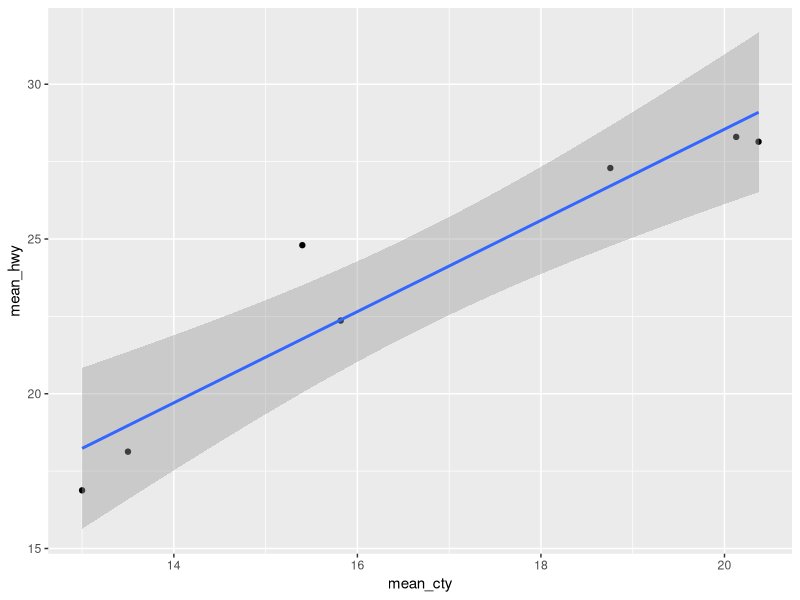

Write the R code that produced this figure.
## ---- chunk 1
knitr::opts_chunk$set(echo = TRUE)

library(datasets)
library(tidyverse)
library(ggplot2)
## ---- chunk 2
round(3.14)
#' In the space below, use the round() function to 
#' round 3.14 to the nearest whole number.
#' Run your code to see the result. 

## ---- chunk 3
?mean()
?class()

## ---- chunk 4
?round()
## ---- chunk 5

## ---- chunk 6
twenty <-20
twenty
thirty <- 20
thirty
forty <- 20
forty
new_data <- 20
new_data


## ---- chunk 7

## ---- chunk 8

## ---- chunk 9

## ---- chunk 10
pi_sixdigits <- pi %>%  
  round(6)

pi_sixdigits
## ---- chunk 11
mpg %>% 
  group_by(class) %>%  
  summarise(mean_cty = mean(cty), mean_hwy = mean(hwy)) %>%  
  ggplot() +
    geom_point(mapping = aes(x = mean_cty, y = mean_hwy)) +
    geom_smooth(mapping = aes(x = mean_cty, y = mean_hwy), method = lm) 

## ---- chunk 12
library(tidyverse)
?tidyverse

## ---- chunk 13
library(readr)

## ---- chunk 14

